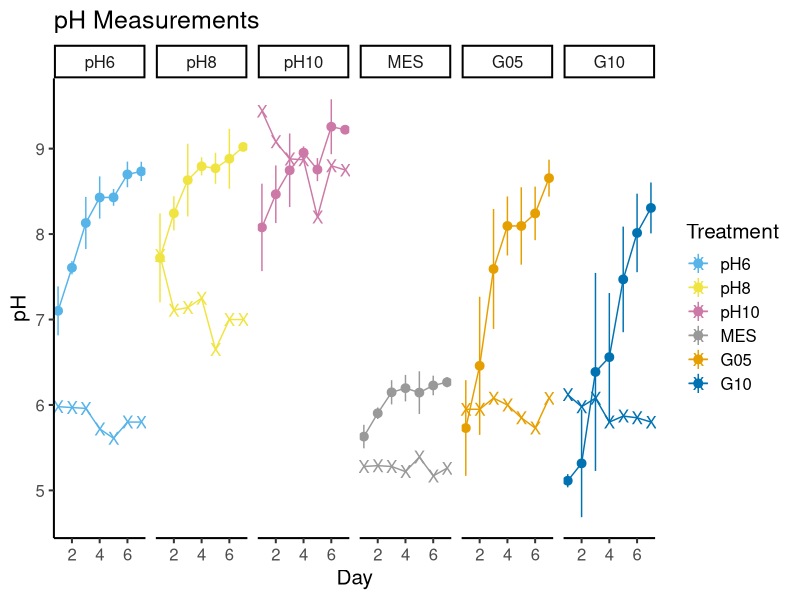
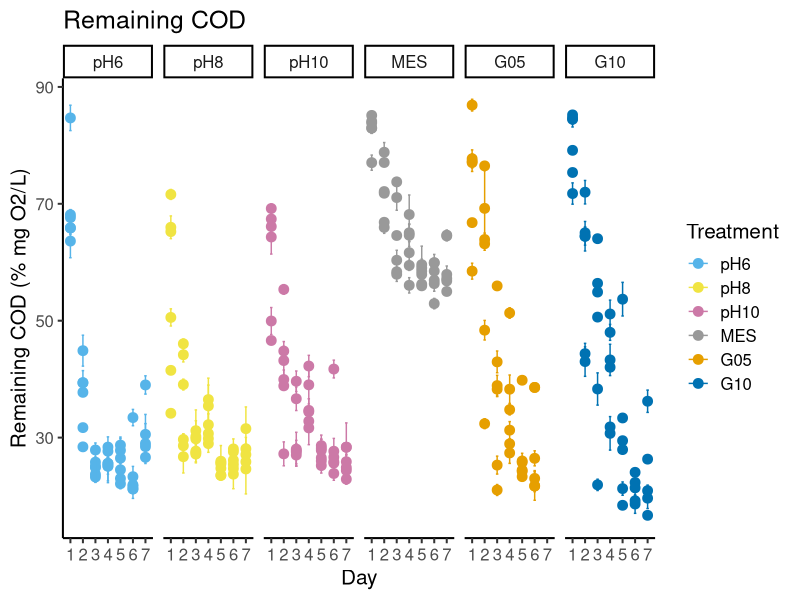
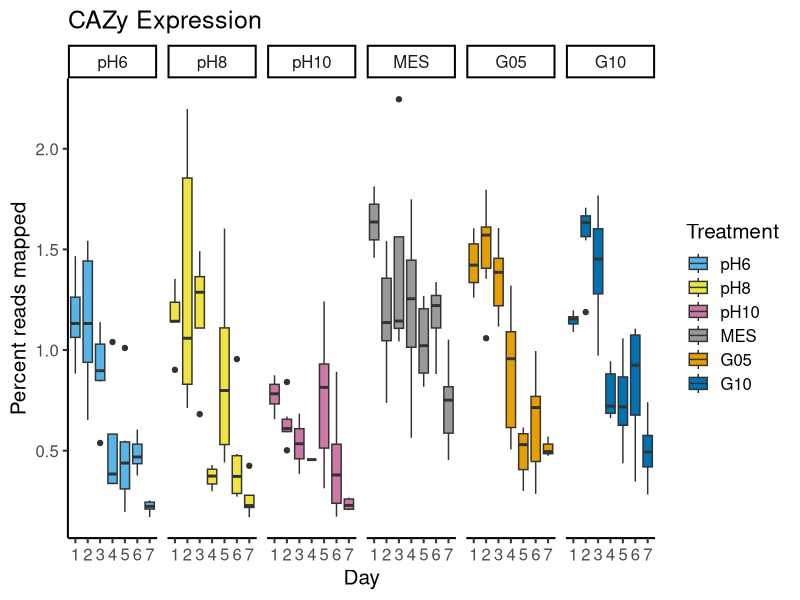

R code for these plots, in order: (Note: this script raises an error after producing the figures.)
library(ggplot2)
library(ggpubr)
library(dplyr)
library(cowplot)
library(reshape2)

data <- read.csv("CR_pH_measurements.csv", header=TRUE)
shapeorder <- c(65, 66, 67, 68, 69, 70, 4)
data <- subset(data, Treatment != "innoc")
data2 <- subset(data, Replicate == "X")
data <- subset(data, Replicate != "X")

data$Treatment <- factor(data$Treatment, levels = c("pH6", "pH8", "pH10", "MES", "G05", "G10"))
data2$Treatment <- factor(data2$Treatment, levels = c("pH6", "pH8", "pH10", "MES", "G05", "G10"))

#remove NA
data <- na.omit(data)

data <- data %>%
  group_by(Day, Treatment) %>%
  summarise(mean=mean(pH),
            sd=sd(pH),
            count=n())

palette <-c( "#56B4E9","#F0E442","#CC79A7", "#999999","#E69F00","#0072B2")

ph_plot <- ggplot(data = data, aes(x=Day,y=mean, color = Treatment))+
  geom_line() +
  geom_pointrange(aes(ymin=mean-sd, ymax=mean+sd)) +
  geom_point(data=data2, aes(x=Day, y = pH, color = Treatment), shape = "X", size = 4) +
  geom_line(data=data2, aes(x=Day, y = pH, color = Treatment)) +
  scale_color_manual(values =palette) +
  labs(y = "pH") +
  #theme(aspect.ratio=1) +
  theme_classic(base_size=15) +
  facet_grid(~Treatment) +
  ggtitle("pH Measurements")

ph_plot

############### COD ##########################

#load in data
data <- read.csv("COD_total_no_uninnoc.csv")

#take in only relevant columns
data <- data[,c(1,2,3,4,9,10,11)]
head(data)

#change Day to factor
data$Day <- as.factor(data$Day)

#melt for easy manipulation and graphing
data <- melt(data,id=c("Sample","Treatment","Replicate","Day"))
head(data)

#calc mean and sd
data<-data %>%
  group_by(Treatment, Day, Replicate) %>%
  summarise(count=n(),
            mean=mean(value),
            sd=sd(value))
head(data)

#get ready to graph and stats
palette <-c( "#56B4E9", "#999999","#E69F00","#0072B2", "#F0E442","#CC79A7") 
#palette2 <-c("#e8f7ff","#e2e2e2","#ffda88","#9edcff","#fffbbf","#f8d6e9") 
#data$Treatment<-factor(data$Treatment, levels = c("pH 6","pH 6 + MES","pH 6 + 5% glucose","pH 6 + 10% glucose","pH 8","pH 10"))

data$Treatment <- factor(data$Treatment, levels = c("pH6", "pH8", "pH10", "MES", "G05", "G10"))
palette <-c( "#56B4E9", "#F0E442","#CC79A7", "#999999","#E69F00","#0072B2")


############## by treatment

p <-  ggplot(data=data, aes(x=Day,y=mean,color=Treatment)) +
  geom_point(size=3)+
  geom_errorbar(data=data, aes(ymin=mean-sd,ymax=mean+sd),width=0.2,position=position_dodge(0.05)) +
  theme_classic(base_size=15) +
  #theme(aspect.ratio=1) +
  #theme(legend.position = "bottom") +
  scale_colour_manual(values=palette) +
  facet_grid(~ Treatment) +
  labs(title="Remaining COD", y ="Remaining COD (% mg O2/L)")
p



#################### CAZy expressiom
cazy <- read.csv("cazy_expression_summary.csv")

cazy_summary <- cazy %>%
  group_by(Treatment,Day) %>%
  summarise(mean=mean(percent),
            sd=sd(percent),
            count=n())

cazy$Day <- as.character(cazy$Day)
cazy$Treatment <- factor(cazy$Treatment, levels = c("pH6", "pH8", "pH10", "MES", "G05", "G10"))
#palette <-c( "#56B4E9", "#999999","#E69F00","#0072B2", "#F0E442","#CC79A7")

pbox <- ggplot(cazy, aes(x=Day, y=percent, fill=Treatment)) +
  geom_boxplot() +
  scale_fill_manual(values=palette) +
  #scale_color_manual(values=pal1) +
  theme_classic(base_size=15) +
  #ylim(0,19) +
  ylab("Percent reads mapped") + 
  xlab("Day") +
  #theme(axis.text.x=element_text(angle=45,hjust=1)) +
  #theme(aspect.ratio=1)+
  ggtitle("CAZy Expression") +
  facet_grid(  ~ Treatment , scales = "free_x")
pbox

#pull out numbers to quickly reference in paper
d1 <- subset(data_trim, Day =="1")
d7 <- subset(data_trim, Day =="7")

p1 <- ph_plot
p2 <- p 
p3 <- pbox 

fig<- plot_grid(p1,p2,p3, nrow = 3, labels = "AUTO", label_size = 25,
                 rel_widths = c(10,10,10))
fig


ggsave("ph_cod_cazy.tiff", device = "tiff", dpi = 700)
ggsave("ph_cod_cazy.png", device = "png", dpi = 700)
ggsave("ph_cod_cazy.pdf", device = "pdf", dpi = 700)


ph_cod <- plot_grid(p1, p2, nrow = 2, rel_widths = c(10,10))
ph_cod
ggsave("ph_cod.png", device = "png", dpi = 700)
